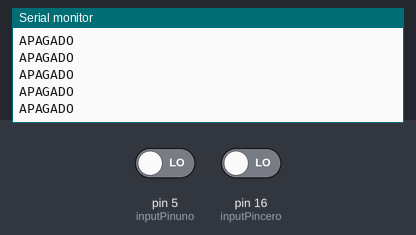
Bench run of a sketch on a simulated Arduino Uno, built with avr-gcc and run on an emulated ATmega328P. Shown: the last lines printed to the serial monitor. The test bench sets the inputs (shaded band); at power-on: pin 5 (inputPinuno) LOW, pin 16 (inputPincero) LOW.

Above: at 1.2 s.
1.3 s: pin 5 (inputPinuno) driven HIGH
At 1.31 s:
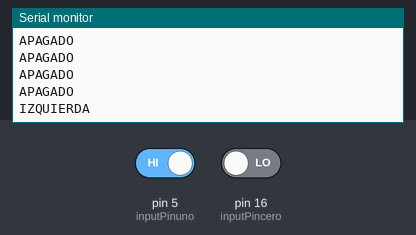
3.2 s: pin 5 (inputPinuno) driven LOW and pin 16 (inputPincero) driven HIGH
At 3.21 s:
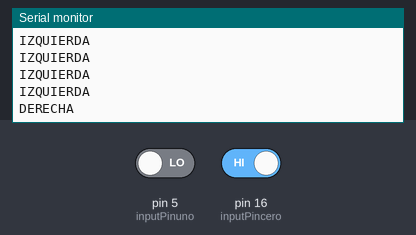

The sketch:

inte.ino
```cpp
int inputPinuno = 5; //D1 izquierda
int inputPincero = 16; //D0 derecha

void setup() {
  Serial.begin(9600);
  pinMode(inputPinuno, INPUT);
  pinMode(inputPincero, INPUT);

}

void loop() {
 int valor1 = digitalRead(inputPinuno);  //lectura digital de pin
 int valor2 = digitalRead(inputPincero);  //lectura digital de pin
// Serial.println(valor1);
 //Serial.println(valor2);
 if(valor1 == HIGH){
  Serial.println("IZQUIERDA");
  delay(100);

 }
 else{
   if(valor2 == HIGH){
    Serial.println("DERECHA");
  delay(100);
 }
 else
 {
  Serial.println("APAGADO");
  delay(100);
 }
}

}
```

Measured:
- after the input at 1.3 s, the serial monitor: prints a new line at once (image 1)
- after the input at 3.2 s, the serial monitor: prints a new line at once (image 2)
